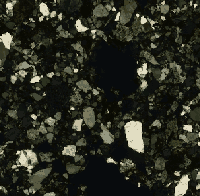
#> input picture Images/xplimg.png, 200 x 196 px
$ jupyter execute --allow-errors image_alignment.ipynb
#> lines starting #> are read from the running program, lines starting #| are printed output that depends on the picture
# Image alignment

The purpose of this notebook is to resize and align the ppl, xpl, and false-color TIMA images for use in data collection.

[cell 1]
# import libraries
import cv2
import numpy as np
import matplotlib.pyplot as plt
from PIL import Image
import imutils

# Test out manual pixel coordinates

[cell 2]
# create two lists of matched coordinate pairs

#xpl
pts1 = np.array([[126, 124], [144, 153], [188, 175], [83, 120], [10,49],
                 [138, 71],[52, 168], [28, 182], [124, 25], [79,20]])

#ppl
pts2 = np.array([[125, 74], [152, 56], [175, 11], [120, 116], [50, 190],
                 [71, 61],[168, 147], [182, 170], [25, 77], [19, 120]])
# load and view sample image
img = cv2.imread('Images/xplimg.png')
#> img is the input picture: shape (196, 200, 3); mean B, G, R 33.2, 43.7, 42
template = cv2.imread('Images/template.jpg')
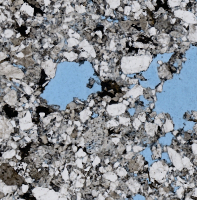
#> input picture Images/template.jpg, 197 x 200 px
#> template is the input picture: shape (200, 197, 3); mean B, G, R 143.1, 136.8, 132.1


plt.figure(figsize=(10,15))
plt.subplot(1,2,1)
plt.imshow(template)
# plot dots
plt.scatter(pts2[:,0], pts2[:,1], color='r')
plt.title('Template Image')

plt.subplot(1,2,2)
plt.imshow(img)
# plot red dot
plt.scatter(pts1[:,0], pts1[:,1],color='r')
plt.title('XPL Image')
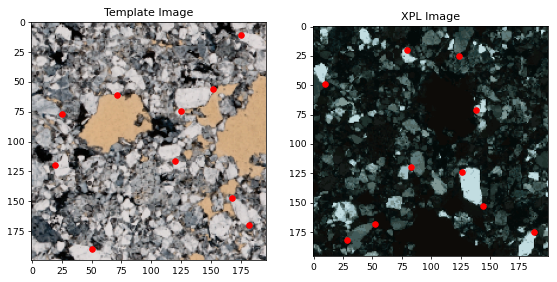
#> figure drawn by matplotlib, 2 panels; B, G, R data is drawn as R, G, B

[cell 3]
(H, mask) = cv2.findHomography(pts1, pts2, method = cv2.RANSAC)

# use the homography matrix to align the images
(h, w) = template.shape[:2]
#> h = 200; w = 197
aligned = cv2.warpPerspective(img, H, (w,h))

# resize both the aligned and template images so we can easily
# visualize them on the screen
aligned = imutils.resize(aligned, width=700)
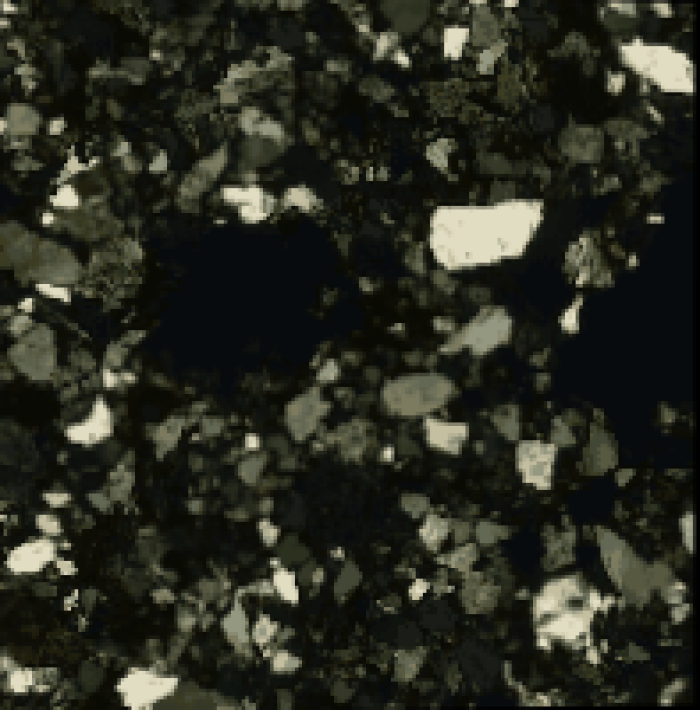
#> aligned: shape (710, 700, 3); mean B, G, R 32.9, 43.3, 41.6
template = imutils.resize(template, width=700)
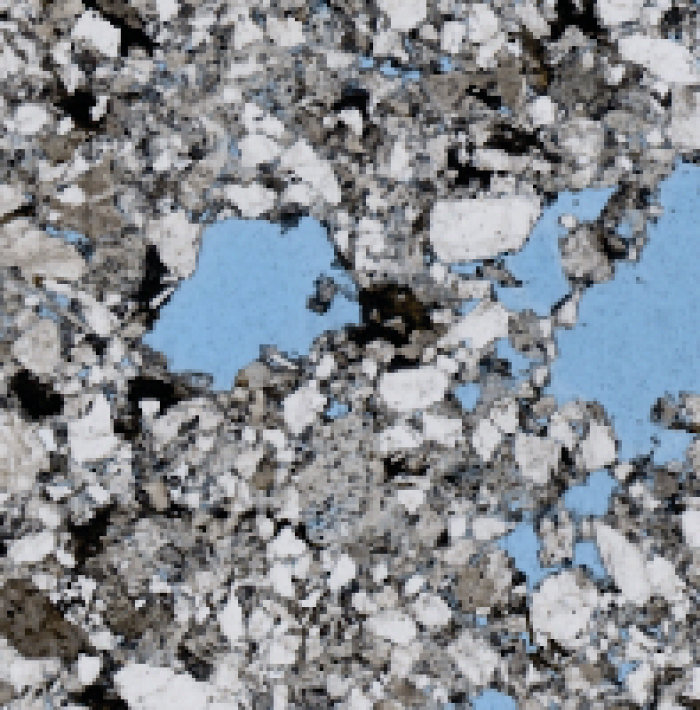
#> template: shape (710, 700, 3); mean B, G, R 143.1, 136.8, 132.1

# side-by-side comparison of the output aligned image and the template
stacked = np.hstack([aligned, template])
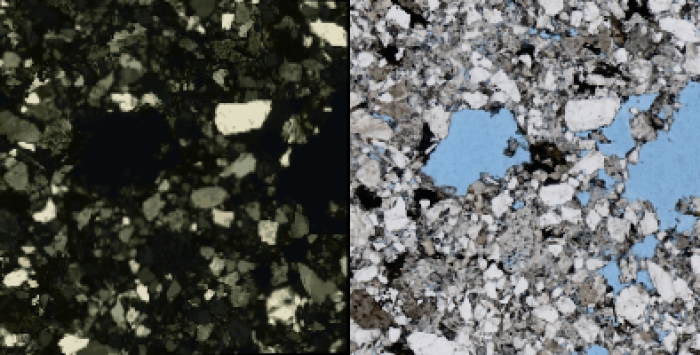
#> stacked: shape (710, 1400, 3) (shown at 1/2 size); mean B, G, R 88, 90.1, 86.8

# second image alignment visualization will be overlaying the
# aligned image on the template to get an idea of how good
# the image alignment is

overlay = template.copy()
output = aligned.copy()
cv2.addWeighted(overlay, 0.5, output, 0.5, 0, output)
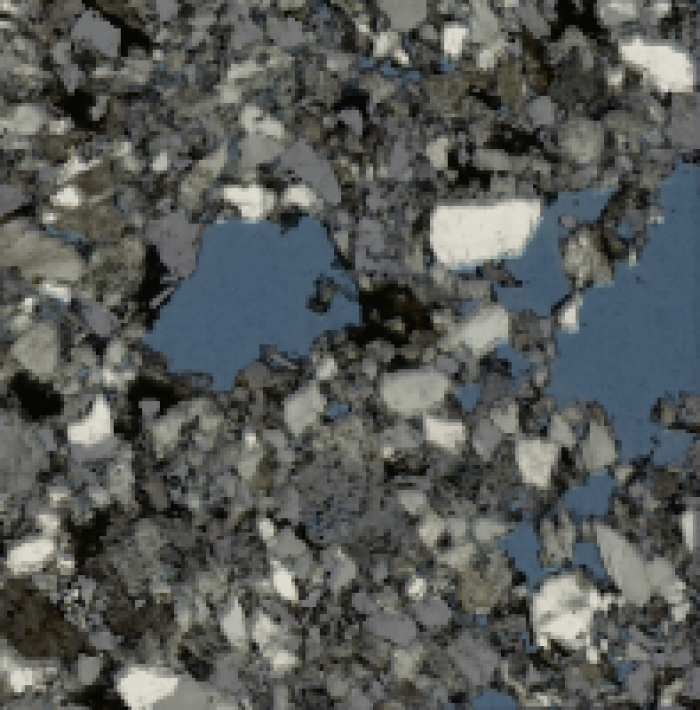
#> output: shape (710, 700, 3); mean B, G, R 88, 90.1, 86.8

# show the two output inmage alignment visualizations
plt.figure(figsize=(10,10))

plt.subplot(2,1,1)
plt.title('Stacked image')
plt.imshow(stacked)
plt.subplot(2,1,2)
plt.title('Overlayed image')
plt.imshow(output)

plt.tight_layout()
#> figure, not shown here; B, G, R data is drawn as R, G, B

# Develop way to georeference both images and manually select keypoints

[cell 4]
import tkinter as tk
from PIL import Image, ImageTk
import numpy as np
from widget import main

#> (a cell that did not finish here is left out)

#> (a cell that did not finish here is left out)

# Re-write to be formated as classes

[cell 7]
range(3)

### Reference:
https://www.programmersought.com/article/38705290853/

# Method 2
The above method did not work very well and warped the image quite a bit.

I need to:
1. Transform an image to fit perfectly on top on another image
2. crop so they have the same pixel positions

[cell 8]
img = cv2.imread('Images/ppltest.jpg')

#> (a cell that did not finish here is left out)

[cell 10]
kernel = np.ones((25,25), np.float32)/625
#> (the rest of this cell did not finish here and is left out)

[cell 11]
kernel.size

# Edge detection

[cell 12]
img = cv2.imread('Images/image.jpg')
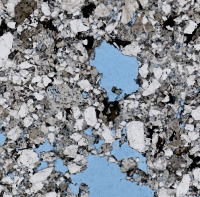
#> input picture Images/image.jpg, 200 x 197 px
#> img is the input picture: shape (197, 200, 3); mean B, G, R 143.2, 136.9, 132.2
edges = cv2.Canny(img, 100, 100)
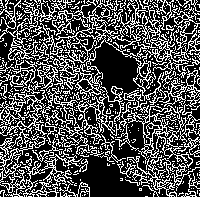
#> edges: shape (197, 200); 31.9% white in thin lines or dots

plt.subplot(121),plt.imshow(img,cmap = 'gray')
plt.title('Original Image'), plt.xticks([]), plt.yticks([])
plt.subplot(122),plt.imshow(edges,cmap = 'gray')
plt.title('Edge Image'), plt.xticks([]), plt.yticks([])
plt.show()
#> figure, not shown here; B, G, R data is drawn as R, G, B

[cell 13]
img = cv2.imread('Images/xplimg.png')
edges = cv2.Canny(img, 50, 2)
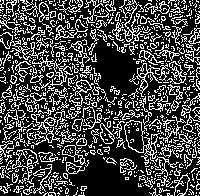
#> edges: shape (196, 200); 27.5% white in thin lines or dots

plt.subplot(121),plt.imshow(img,cmap = 'gray')
plt.title('Original Image'), plt.xticks([]), plt.yticks([])
plt.subplot(122),plt.imshow(edges,cmap = 'gray')
plt.title('Edge Image'), plt.xticks([]), plt.yticks([])
plt.show()
#> figure, not shown here; B, G, R data is drawn as R, G, B

# compare image matches

[cell 14]
# open images
# transformed ppl image
#img = cv2.imread('Images/image.jpg')

# larger ppl image
#img = cv2.imread('Images/larger_img.jpg')

# transformed xpl image
img = cv2.imread('Images/xplimg.png')
imgGray = cv2.Canny(img, 50, 2)

# original ppl image
template = cv2.imread('Images/template.jpg')
templateGray = cv2.Canny(template, 100, 100)
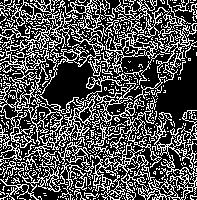
#> templateGray: shape (200, 197); 31.9% white in thin lines or dots

'''Uncomment when you arent using edges'''
# [6 lines of commented-out code are left out]
height, width = templateGray.shape
#> height = 200; width = 197

# use ORB to detect keypoints and extract (binary)
# local invariant features
orb = cv2.ORB_create(500)
#> (the rest of this cell did not finish here and is left out)
